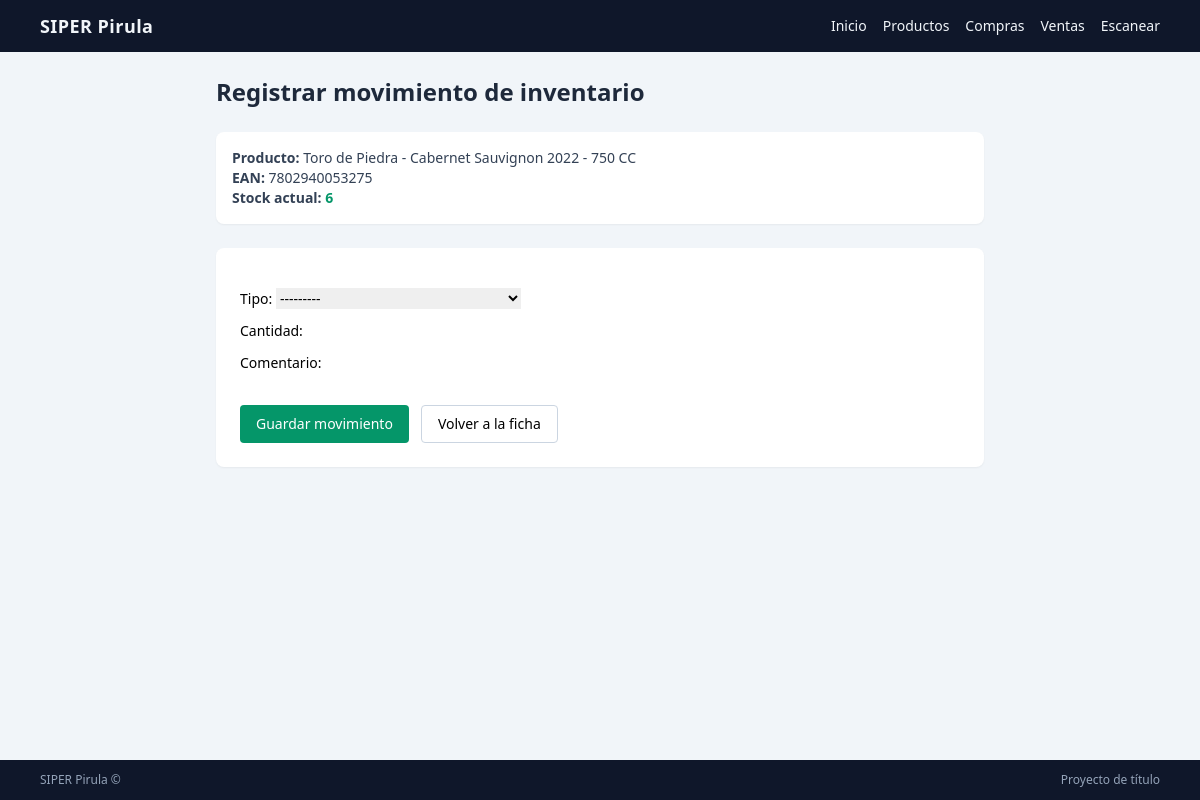
Screenshot of /inventario/producto/1/movimiento/crear/ (signed in) with the database file from the repository.
### inventario/models.py (models this page shows, shortened)
class Producto(models.Model):
    negocio = models.ForeignKey(Negocio, on_delete=models.PROTECT)
    sku = models.CharField(max_length=40, blank=True, null=True)
    ean = models.CharField("Código de barras", max_length=40, unique=True)
    nombre = models.CharField(max_length=120)
    categoria = models.ForeignKey(Categoria, on_delete=models.PROTECT)
    precio = models.PositiveIntegerField(default=0, help_text="Precio de venta en pesos chilenos")
    costo = models.PositiveIntegerField(default=0, help_text="Costo en pesos chilenos")
    stock_min = models.IntegerField(default=0)
    ubicacion = models.CharField(max_length=60, blank=True, null=True)
    activo = models.BooleanField(default=True)
    imagen = models.ImageField(
        upload_to="productos/",
        blank=True,
        null=True,
    )
    class Meta:
        db_table = "producto"
    @property
    def stock_actual(self):
        resultado = self.movimientos.aggregate(
            total=Sum(
                Case(
                    When(tipo__in=[MovimientoInventario.TIPO_ENTRADA, MovimientoInventario.TIPO_AJUSTE],
                         then=F("cantidad")),
                    When(tipo__in=[MovimientoInventario.TIPO_SALIDA, MovimientoInventario.TIPO_MERMA],
                         then=-F("cantidad")),
                    default=0,
                    output_field=IntegerField(),
                )
            )
        )
        return resultado["total"] or 0

### inventario/views.py (the view, shortened to what this page needs)
# urls.py: path("producto/<int:producto_pk>/movimiento/crear/",views.MovimientoCrearView.as_view(),name="movimiento_crear"),
class MovimientoCrearView(LoginRequiredMixin, CreateView):
    model = MovimientoInventario
    form_class = MovimientoCrearForm
    template_name = "inventario/movimiento_stock/movimiento_crear.html"
    def dispatch(self, request, *args, **kwargs):
        negocio = request.user.perfilusuario.negocio
        self.producto = get_object_or_404(
            Producto,
            pk=kwargs["producto_pk"],
            negocio=negocio,
        )
        return super().dispatch(request, *args, **kwargs)
    def get_context_data(self, **kwargs):
        context = super().get_context_data(**kwargs)
        context["producto"] = self.producto
        return context

### inventario/forms.py
class MovimientoCrearForm(forms.ModelForm):
    class Meta:
        model = MovimientoInventario
        fields = ["tipo", "cantidad", "comentario"]

### templates/inventario/movimiento_stock/movimiento_crear.html (shortened to what this page needs)
{% extends "../../core/base.html" %}
{% block content %}
<div class="max-w-3xl mx-auto space-y-6">
    <div>
        <h1 class="text-2xl font-bold text-slate-800">
            Registrar movimiento de inventario
        </h1>
    </div>
    <div class="bg-white rounded-lg shadow-sm p-4 text-sm text-slate-700">
        <p><span class="font-semibold">Producto:</span> {{ producto.nombre }}</p>
        <p><span class="font-semibold">EAN:</span> {{ producto.ean }}</p>
        <p><span class="font-semibold">Stock actual:</span>
            <span class="text-emerald-600 font-semibold">{{ producto.stock_actual }}</span>
        </p>
    </div>
    <form method="post" class="bg-white rounded-lg shadow-sm p-6 space-y-4">
        <div class="space-y-3 text-sm">
            {{ form.as_p }}
        </div>
        <div class="flex flex-wrap gap-3 pt-4">
            <button type="submit"
                    class="px-4 py-2 bg-emerald-600 text-white rounded text-sm font-medium hover:bg-emerald-700">
                Guardar movimiento
            </button>
            <a href="{% url 'inventario:producto_detalle' producto.pk %}"
               class="px-4 py-2 border border-slate-300 rounded text-sm hover:bg-slate-50">
                Volver a la ficha
            </a>
        </div>
    </form>
</div>
{% endblock %}

### rows the page displays
Producto: nombre "Toro de Piedra - Cabernet Sauvignon 2022 - 750 CC", ean "7802940053275", stock_actual "6"
